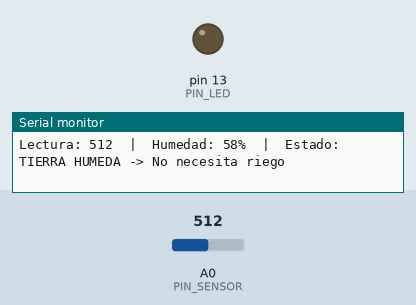
This sketch was run on a simulated Arduino Uno, built with avr-gcc and run on an emulated ATmega328P. Shown: output pins drawn as LEDs (lit = HIGH), the last lines printed to the serial monitor. The test bench sets the inputs (shaded band); at power-on: A0 (PIN_SENSOR) = 512.

Above: at 1.8 s.
1.9 s: A0 (PIN_SENSOR) set to 410
3.4 s: A0 (PIN_SENSOR) set to 389
At 5.1 s:
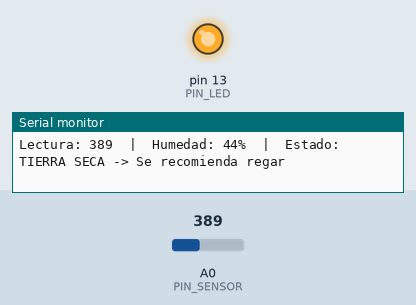
5.6 s: A0 (PIN_SENSOR) set to 511
At 6.4 s:
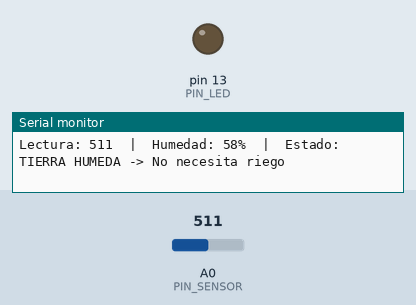
7.6 s: A0 (PIN_SENSOR) set to 390
At 9.0 s:
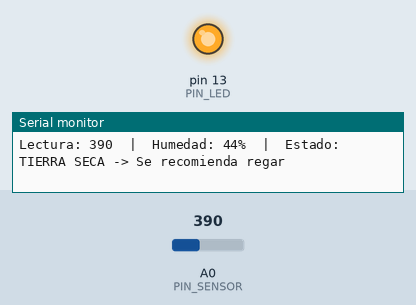
Timing chart, 0 to 10.6 s (numbered marks = the images above; inputs shaded):
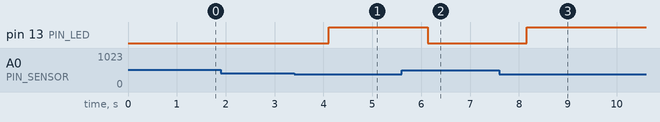

The sketch:

Humedad.ino
```cpp
/*
  Práctica: Monitor de humedad del suelo
  Desarrollo Sustentable (ACD-0908) - Unidad 2: Escenario natural
  Tecnológico Nacional de México, campus Mazatlán

  Conexiones:
    Sensor VCC -> 5V
    Sensor GND -> GND
    Sensor SIG -> A0
*/

const int PIN_SENSOR = A0;   // Señal del sensor
const int PIN_LED    = 13;   // LED integrado (alerta de riego)

// Umbral: ajústalo midiendo tierra seca y mojada
const int UMBRAL_HUMEDAD = 400;

void setup() {
  Serial.begin(9600);
  pinMode(PIN_LED, OUTPUT);
  Serial.println("=== Monitor de humedad del suelo ===");
}

void loop() {
  int lectura = analogRead(PIN_SENSOR);              // 0 a 1023
  int porcentaje = map(lectura, 0, 876, 0, 100);     // 876 = máximo en Tinkercad
  porcentaje = constrain(porcentaje, 0, 100);

  Serial.print("Lectura: ");
  Serial.print(lectura);
  Serial.print("  |  Humedad: ");
  Serial.print(porcentaje);
  Serial.print("%  |  Estado: ");

  if (lectura < UMBRAL_HUMEDAD) {
    Serial.println("TIERRA SECA -> Se recomienda regar");
    digitalWrite(PIN_LED, HIGH);
  } else {
    Serial.println("TIERRA HUMEDA -> No necesita riego");
    digitalWrite(PIN_LED, LOW);
  }

  delay(1000);
}
```

Measured:
- the behaviour switches between 400 and 399 on A0 (PIN_SENSOR) (found by bisection; images 0 and 1)
- after the input at 3.4 s, pin 13 (PIN_LED): LOW → HIGH after 0.71 s
- after the input at 5.6 s, pin 13 (PIN_LED): HIGH → LOW after 0.54 s
- after the input at 7.6 s, pin 13 (PIN_LED): LOW → HIGH after 0.56 s
